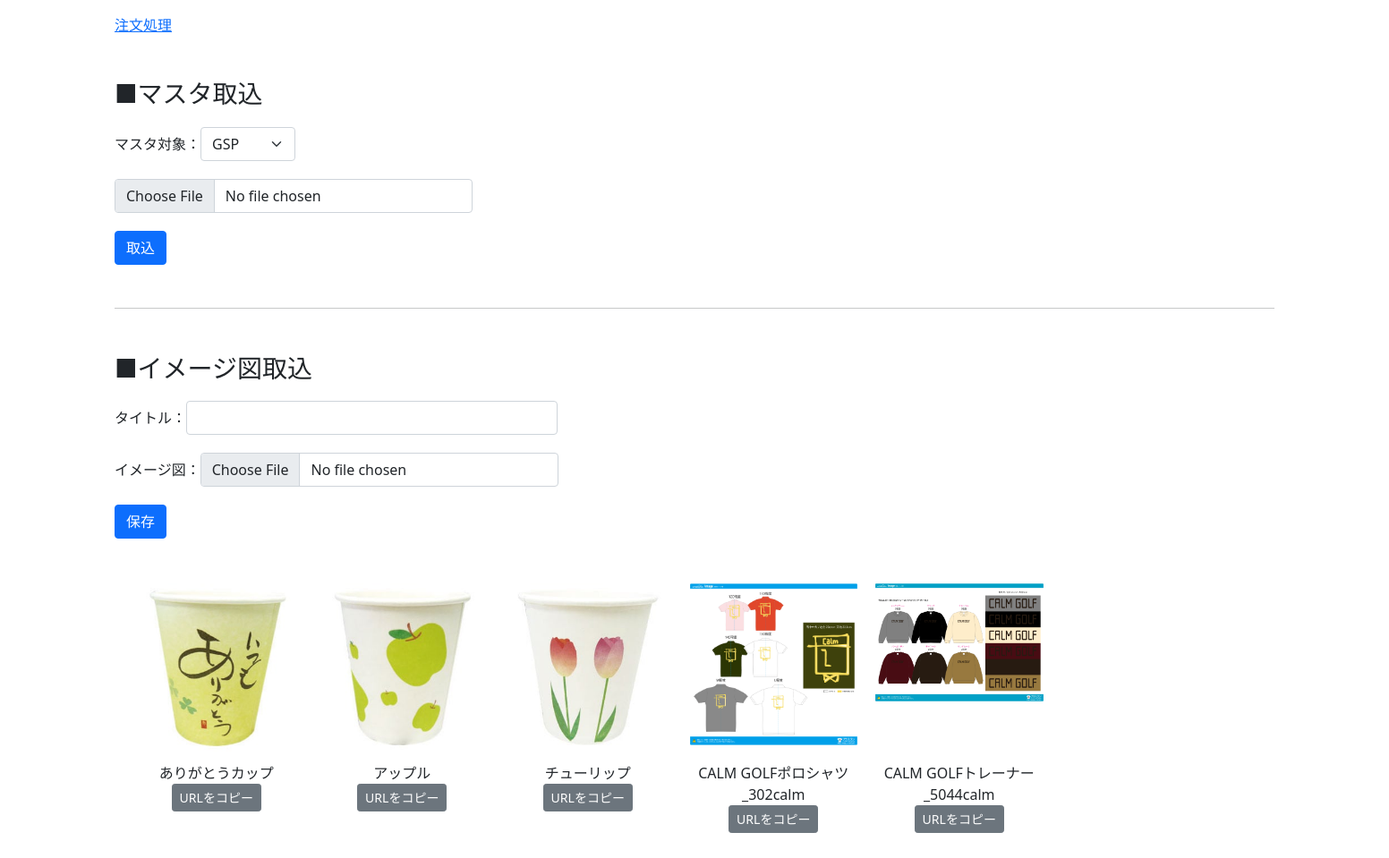
The page /master_img_index/ on the database its author committed.
### app1/models.py (models this page shows, shortened)
class Image(models.Model):
    title=models.CharField("タイトル",max_length=255)
    image=models.ImageField("イメージ図",upload_to="image",blank=True,null=True)
    create_day=models.DateTimeField("作成日",auto_now=True)

### app1/views.py (the view)
# urls.py: path('master_img_index/', master_img_index, name="master_img_index"),
def master_img_index(request):
    image_all=Image.objects.all()
    image_form=Image_form()
    master_all=Master_all.objects.all()
    params={
        "image_all":image_all,
        "image_form":image_form,
        "master_all":master_all,
    }
    return render(request,"app1/master_img_index.html",params)

### app1/forms.py
class Image_form(ModelForm):
    title=forms.CharField(
        label="タイトル",
        widget=forms.TextInput(attrs={"class":"form-control"}),
        required=True
    )
    image=forms.ImageField(
        label="イメージ図",
        widget=forms.FileInput(attrs={"class":"form-control"}),
        required=True
    )
    class Meta:
        model = Image
        fields = ['title','image']

### app1/templates/app1/master_img_index.html (shortened to what this page needs)
{% load static %}
<!DOCTYPE html>
<html lang="ja">
<head>
    <link rel="stylesheet" href="{% static 'main.css' %}">
    <link href="https://cdn.jsdelivr.net/npm/bootstrap@5.0.2/dist/css/bootstrap.min.css" rel="stylesheet">
</head>
<body>
    <div class="container mt-3 mb-5">
        <div>
            <a href="{% url 'app1:index' %}">注文処理</a>
        </div>
        <div class="mt-5 mb-5">
            <h3>■マスタ取込</h3>
            <div style="margin-top: 20px;">
                <form action="{% url 'app1:master_csv' %}" method="POST" enctype="multipart/form-data">{% csrf_token %}
                    <div class="flex2">
                        <div>マスタ対象：</div>
                        <div>
                            <select class="form-control form-select" name="master_name">
                                {% for i in master_all %}
                                <option value="{{i.name}}">{{i.name}}</option>
                                {% endfor %}
                            </select>
                        </div>
                    </div>
                    <div style="margin-top: 20px;"><input class="form-control" type="file" name="csv1" id="csv1" style="width: 400px;" required></div>
                    <div style="margin-top: 20px;"><button class="btn btn-primary" type="submit" name="btn_upload">取込</button></div>
                </form>
            </div>
        </div>
        <hr>
        <div style="margin-top: 50px;">
            <h3>■イメージ図取込</h3>
            <div style="margin-top: 20px;">
                <form action="{% url 'app1:img_imp' %}" method="POST" enctype="multipart/form-data">{% csrf_token %}
                    <div class="flex2">
                        <div>タイトル：</div>
                        <div style="width: 415px;">{{image_form.title}}</div>
                    </div>
                    <div class="flex2" style="margin-top: 20px;">
                        <div>イメージ図：</div>
                        <div style="width: 400px;">{{image_form.image}}</div>
                    </div>
                    <div style="margin-top: 20px;"><button class="btn btn-primary" type="submit">保存</button></div>
                </form>
            </div>
            <div  class="img-container" style="margin-top: 50px;">
                {% for i in image_all %}
                    <div class="img-item">
                        <div style="height: 200px;"><img src="{{i.image.url}}" style="width: 100%;"></div>
                        <div>{{i.title}}</div>
                        <div><button class="btn btn-secondary btn-sm" id="{{i.image.url}}" name="url_btn">URLをコピー</button></div>
                    </div>
                {% endfor %}
            </div>
        </div>
    </div>
</body>
</html>

### app1/static/main.css (style rules this page uses)
.flex2 { display: flex; flex-wrap: wrap; align-items: center; }
.img-container { display:flex; flex-wrap: wrap; width: 1500px; }
.img-item { width:12.5%; height:300px; text-align: center; margin-left: 20px; }

### rows shown on the page
Image: image (picture), title "ありがとうカップ"
Image: image (picture), title "アップル"
Image: image (picture), title "チューリップ"
Image: image (picture), title "CALM GOLFポロシャツ_302calm"
Image: image (picture), title "CALM GOLFトレーナー_5044calm"

### other values the page prints
form field master_name "GSP"
